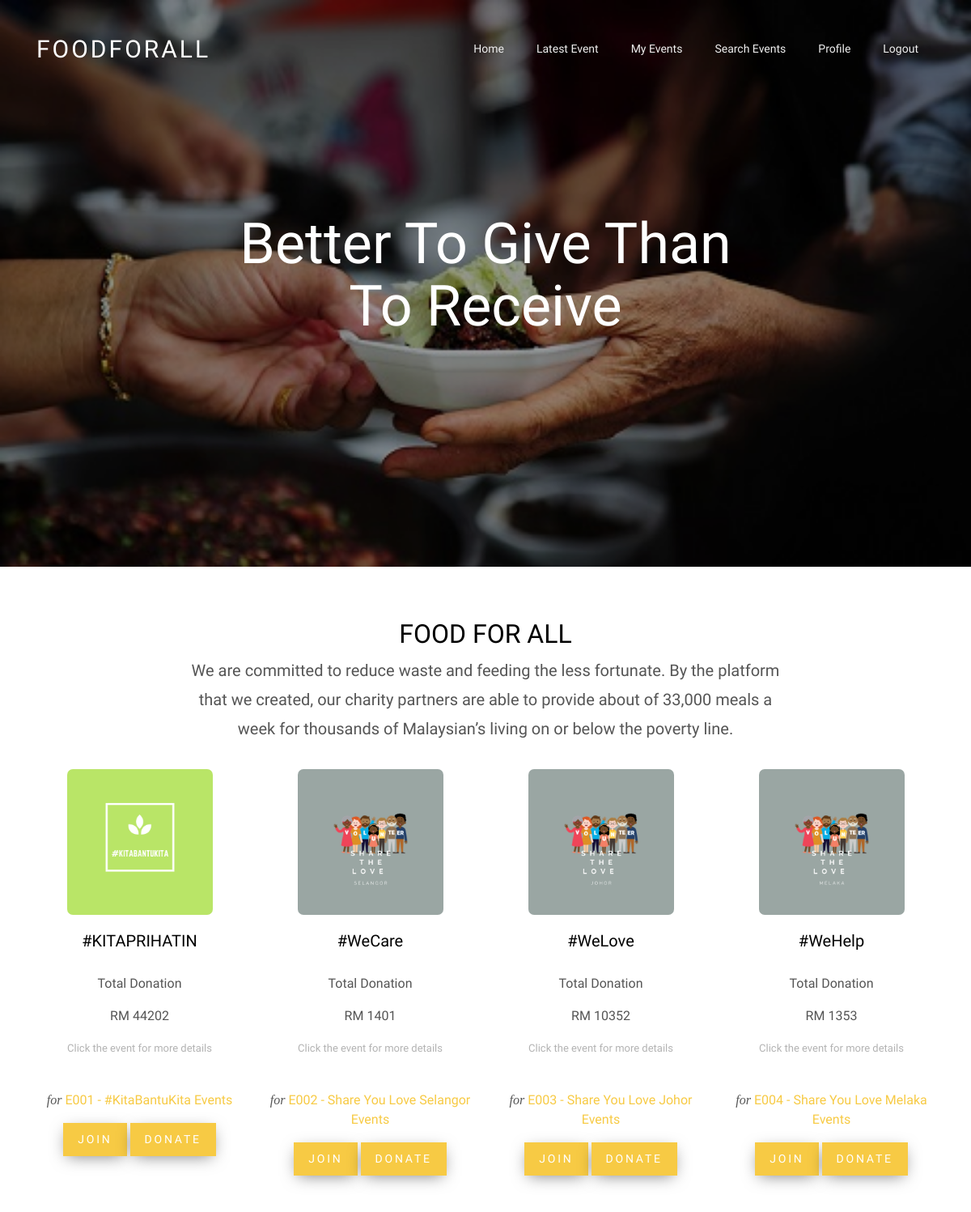
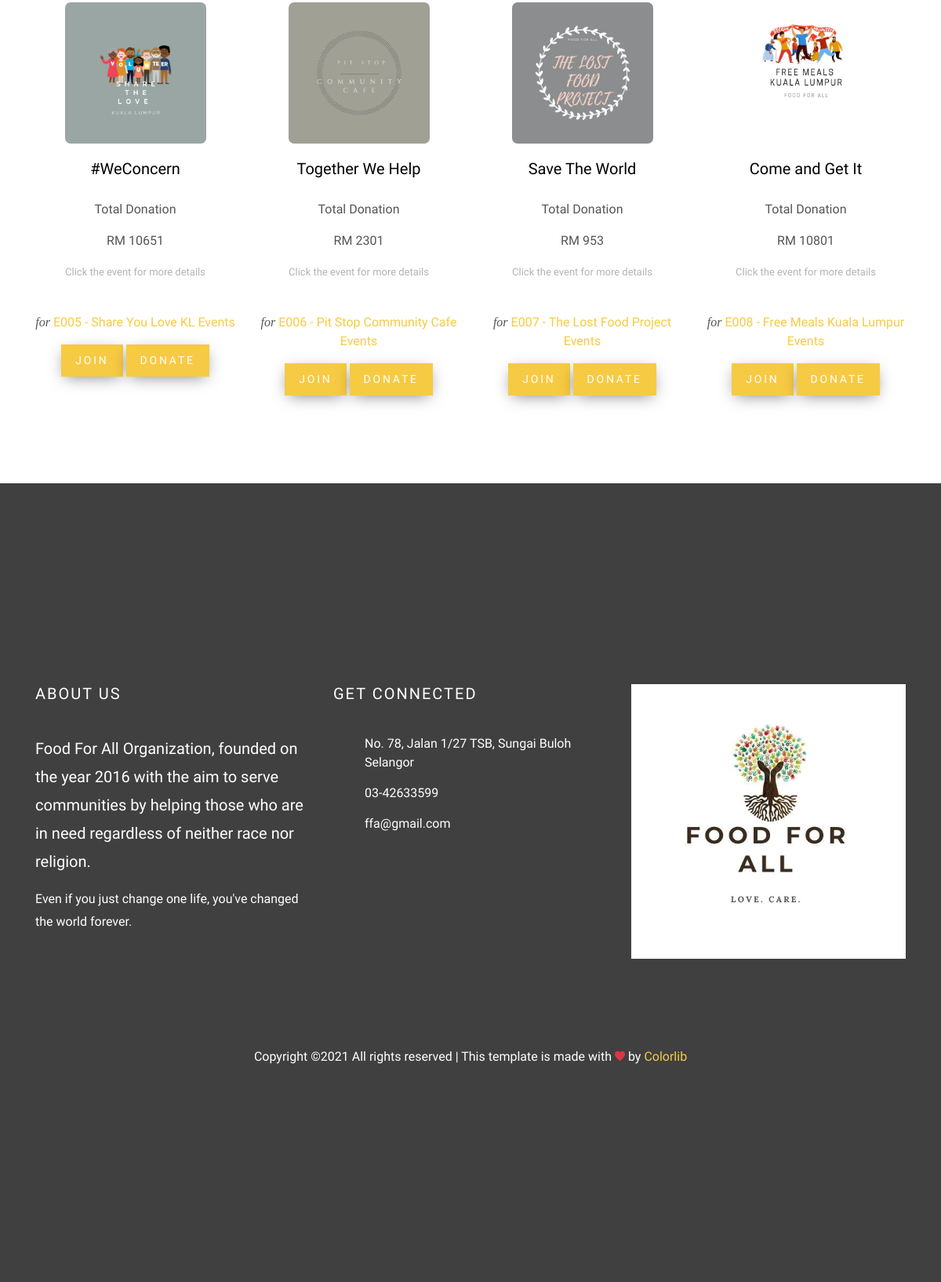
The page /charityhome/participanthome.php (signed in) on the database its author committed (2 pictures, top to bottom).
### tables this page shows
CREATE TABLE `event` (
  `eventid` varchar(10) NOT NULL,
  `eventname` varchar(255) NOT NULL,
  `eventstate` varchar(255) NOT NULL,
  `eventlocation` varchar(255) NOT NULL,
  `eventnumofpart` int(255) NOT NULL,
  `eventdate` date NOT NULL,
  `orgid` int(10) NOT NULL,
  `eventpic` varchar(255) NOT NULL,
  `eventtotaldonation` int(255) NOT NULL
);

### charityhome/participanthome.php (the view, shortened to what this page needs)
<!DOCTYPE html>
<html lang="en">
  <head>
    <link rel="stylesheet" href="css/open-iconic-bootstrap.min.css">
    <link rel="stylesheet" href="css/animate.css">
    <link rel="stylesheet" href="css/owl.carousel.min.css">
    <link rel="stylesheet" href="css/owl.theme.default.min.css">
    <link rel="stylesheet" href="css/magnific-popup.css">
    <link rel="stylesheet" href="css/aos.css">
    <link rel="stylesheet" href="css/ionicons.min.css">
    <link rel="stylesheet" href="css/bootstrap-datepicker.css">
    <link rel="stylesheet" href="css/jquery.timepicker.css">
    <link rel="stylesheet" href="css/flaticon.css">
    <link rel="stylesheet" href="css/icomoon.css">
    <link rel="stylesheet" href="css/fancybox.min.css">
    <link rel="stylesheet" href="css/bootstrap.css">
    <link rel="stylesheet" href="css/style.css">
  </head>
  <body>
  <?php include 'navigation.php'; ?>
  <div class="block-31" style="position: relative;">
    <div class="owl-carousel loop-block-31 ">
      <div class="block-30 block-30-sm item" style="background-image: url('images/banner.jpg');" data-stellar-background-ratio="0.5">
        <div class="container">
          <div class="row align-items-center justify-content-center text-center">
            <div class="col-md-7">
              <h2 class="heading">Better To Give Than To Receive</h2>
            </div>
          </div>
        </div>
      </div>
    </div>
  </div>
  <div class="site-section fund-raisers">
    <div class="container">
      <div class="row mb-3 justify-content-center">
        <div class="col-md-8 text-center">
          <h2>FOOD FOR ALL</h2>
          <p class="lead">We are committed to reduce waste and feeding the less fortunate. By the platform that we created, our charity partners are able to provide about of 33,000 meals a week for thousands of Malaysian’s living on or below the poverty line.</p>
        </div>
      </div>
      <div class="row">
        <div class="col-md-6 col-lg-3 mb-5">
          <div class="person-donate text-center">
			<div class="text-box">
					<?php
						$conn = OpenCon();
						$sql = "SELECT `eventname`,`eventid`, `eventtotaldonation` FROM `event` where `eventid` = 'E001'";
						$result = $conn->query($sql);
						if ($result->num_rows > 0) {
							while($row = $result->fetch_assoc())
							{
									$eventid = $row["eventid"];
									$eventname = $row["eventname"];
									$eventtotaldonation = $row["eventtotaldonation"];
							}
						}
						else {
							echo "Error in fetching data";
						}
					?>
					<img src="images/kbk.png" alt="Image placeholder" class="img-fluid">
						<div class="donate-info">
						  <h2>#KITAPRIHATIN</h2><br>
						  <p class="main-text">Total Donation</p>
						  <p class="main-text"><?php echo "RM ", $eventtotaldonation ?></p>
						  <span class="time d-block mb-3">Click the event for more details</span>
						  <p><span class="text-success"></span><br> <em>for </em> <?php echo "<a href=kitabantukita.php>$eventid - $eventname Events</a>" ?></p>
						   <button class="btn btn-primary px-3 py-2" value="Print" onclick="confirmJoin('<?php echo $eventid ?>')">JOIN</button>
						   <button class="btn btn-primary px-3 py-2" value="Print" onclick="confirmDonate('<?php echo $eventid ?>')">DONATE</button>
						</div>
			</div>
          </div>
        </div>
        <div class="col-md-6 col-lg-3 mb-5">
          <div class="person-donate text-center">
			<div class="text-box">
					<?php
						$conn = OpenCon();
						$sql = "SELECT `eventname`,`eventid`, `eventtotaldonation` FROM `event` where `eventid` = 'E002'";
						$result = $conn->query($sql);
						if ($result->num_rows > 0) {
							while($row = $result->fetch_assoc())
							{
									$eventid = $row["eventid"];
									$eventname = $row["eventname"];
									$eventtotaldonation = $row["eventtotaldonation"];
							}
						}
						else {
							echo "Error in fetching data";
						}
					?>
					 <img src="images/stls.png" alt="Image placeholder" class="img-fluid">
						<div class="donate-info">
						  <h2>#WeCare</h2><br>
						   <p class="main-text">Total Donation</p>
						   <p class="main-text"><?php echo "RM ", $eventtotaldonation ?></p>
						  <span class="time d-block mb-3">Click the event for more details</span>
						  <p><span class="text-success"></span><br> <em>for </em><?php echo "<a href=sharethelove.php>$eventid - $eventname Events</a>" ?></p>
							<button class="btn btn-primary px-3 py-2" value="Print" onclick="confirmJoin('<?php echo $eventid ?>')">JOIN</button>
						   <button class="btn btn-primary px-3 py-2" value="Print" onclick="confirmDonate('<?php echo $eventid ?>')">DONATE</button>
						</div>
            </div>
          </div>
        </div>
        <div class="col-md-6 col-lg-3 mb-5">
          <div class="person-donate text-center">
			<div class="text-box">
				<?php
					$conn = OpenCon();
					$sql = "SELECT `eventname`,`eventid`,`eventtotaldonation` FROM `event` where `eventid` = 'E003'";
					$result = $conn->query($sql);
					if ($result->num_rows > 0) {
						while($row = $result->fetch_assoc())
						{
								$eventname = $row["eventname"];
								$eventid = $row["eventid"];
								$eventtotaldonation = $row["eventtotaldonation"];
						}
					}
					else {
						echo "Error in fetching data";
					}
				?>
				<img src="images/stlj.png" alt="Image placeholder" class="img-fluid">
				<div class="donate-info">
				  <h2>#WeLove</h2><br>
				  <p class="main-text">Total Donation</p>
				  <p class="main-text"><?php echo "RM ", $eventtotaldonation ?></p>
				  <span class="time d-block mb-3">Click the event for more details</span>
				  <p><span class="text-success"></span><br> <em>for </em><?php echo "<a href=sharethelove.php>$eventid - $eventname Events</a>" ?></p>
				  <button class="btn btn-primary px-3 py-2" value="Print" onclick="confirmJoin('<?php echo $eventid ?>')">JOIN</button>
				   <button class="btn btn-primary px-3 py-2" value="Print" onclick="confirmDonate('<?php echo $eventid ?>')">DONATE</button>
				</div>
            </div>
          </div>
        </div>
        <div class="col-md-6 col-lg-3 mb-5">
          <div class="person-donate text-center">
			<div class="text-box">
				<?php
					$conn = OpenCon();
					$sql = "SELECT `eventname`,`eventid`, `eventtotaldonation` FROM `event` where `eventid` = 'E004'";
					$result = $conn->query($sql);
					if ($result->num_rows > 0) {
						while($row = $result->fetch_assoc())
						{
								$eventname = $row["eventname"];
								$eventid = $row["eventid"];
								$eventtotaldonation = $row["eventtotaldonation"];
						}
					}
					else {
						echo "Error in fetching data";
					}
				?>
				<img src="images/stlm.png" alt="Image placeholder" class="img-fluid">
					<div class="donate-info">
					  <h2>#WeHelp</h2><br>
					  <p class="main-text">Total Donation</p>
					  <p class="main-text"><?php echo "RM ", $eventtotaldonation ?></p>
					  <span class="time d-block mb-3">Click the event for more details</span>
					  <p><span class="text-success"></span><br> <em>for </em><?php echo "<a href=sharethelove.php>$eventid - $eventname Events</a>" ?></p>
					  <button class="btn btn-primary px-3 py-2" value="Print" onclick="confirmJoin('<?php echo $eventid ?>')">JOIN</button>
					   <button class="btn btn-primary px-3 py-2" value="Print" onclick="confirmDonate('<?php echo $eventid ?>')">DONATE</button>
					</div>
            </div>
          </div>
        </div>
        <div class="col-md-6 col-lg-3 mb-5">
          <div class="person-donate text-center">
			<div class="text-box">
				<?php
					$conn = OpenCon();
					$sql = "SELECT `eventname`,`eventid`, `eventtotaldonation` FROM `event` where `eventid` = 'E005'";
					$result = $conn->query($sql);
					if ($result->num_rows > 0) {
						while($row = $result->fetch_assoc())
						{
								$eventname = $row["eventname"];
								$eventid = $row["eventid"];
								$eventtotaldonation = $row["eventtotaldonation"];
						}
					}
					else {
						echo "Error in fetching data";
					}
				?>
				<img src="images/stlkl.png" alt="Image placeholder" class="img-fluid">
					<div class="donate-info">
					  <h2>#WeConcern</h2><br>
					  <p class="main-text">Total Donation</p>
					  <p class="main-text"><?php echo "RM ", $eventtotaldonation ?></p>
					  <span class="time d-block mb-3">Click the event for more details</span>
					  <p><span class="text-success"></span><br> <em>for </em><?php echo "<a href=sharethelove.php>$eventid - $eventname Events</a>" ?></p>
					  <button class="btn btn-primary px-3 py-2" value="Print" onclick="confirmJoin('<?php echo $eventid ?>')">JOIN</button>
					  <button class="btn btn-primary px-3 py-2" value="Print" onclick="confirmDonate('<?php echo $eventid ?>')">DONATE</button>
					</div>
			</div>
          </div>
		</div>
        <div class="col-md-6 col-lg-3 mb-5">
          <div class="person-donate text-center">
			<div class="text-box">
				<?php
					$conn = OpenCon();
					$sql = "SELECT `eventname`,`eventid`, `eventtotaldonation` FROM `event` where `eventid` = 'E006'";
					$result = $conn->query($sql);
					if ($result->num_rows > 0) {
						while($row = $result->fetch_assoc())
						{
								$eventname = $row["eventname"];
								$eventid = $row["eventid"];
								$eventtotaldonation = $row["eventtotaldonation"];
						}
					}
					else {
						echo "Error in fetching data";
					}
				?>
				<img src="images/pscc.png" alt="Image placeholder" class="img-fluid">
					<div class="donate-info">
					  <h2>Together We Help</h2><br>
					  <p class="main-text">Total Donation</p>
					  <p class="main-text"><?php echo "RM ", $eventtotaldonation ?></p>
					  <span class="time d-block mb-3">Click the event for more details</span>
					  <p><span class="text-success"></span><br> <em>for </em><?php echo "<a href=pitstopcommunity.php>$eventid - $eventname Events</a>" ?></p>
					  <button class="btn btn-primary px-3 py-2" value="Print" onclick="confirmJoin('<?php echo $eventid ?>')">JOIN</button>
					   <button class="btn btn-primary px-3 py-2" value="Print" onclick="confirmDonate('<?php echo $eventid ?>')">DONATE</button>
					</div>
			</div>
          </div>
        </div>
        <div class="col-md-6 col-lg-3 mb-5">
          <div class="person-donate text-center">
			<div class="text-box">
				<?php
					$conn = OpenCon();
					$sql = "SELECT `eventname`,`eventid`, `eventtotaldonation` FROM `event` where `eventid` = 'E007'";
					$result = $conn->query($sql);
					if ($result->num_rows > 0) {
						while($row = $result->fetch_assoc())
						{
								$eventname = $row["eventname"];
								$eventid = $row["eventid"];
								$eventtotaldonation = $row["eventtotaldonation"];
						}
					}
					else {
						echo "Error in fetching data";
					}
				?>
				<img src="images/tlfp.png" alt="Image placeholder" class="img-fluid">
					<div class="donate-info">
					  <h2>Save The World</h2><br>
					  <p class="main-text">Total Donation</p>
					  <p class="main-text"><?php echo "RM ", $eventtotaldonation ?></p>
					  <span class="time d-block mb-3">Click the event for more details</span>
					   <p><span class="text-success"></span><br> <em>for </em><?php echo "<a href=lostfoodproject.php>$eventid - $eventname Events</a>" ?></p>
					  <button class="btn btn-primary px-3 py-2" value="Print" onclick="confirmJoin('<?php echo $eventid ?>')">JOIN</button>
					  <button class="btn btn-primary px-3 py-2" value="Print" onclick="confirmDonate('<?php echo $eventid ?>')">DONATE</button>
					</div>
			</div>
          </div>
        </div>
        <div class="col-md-6 col-lg-3 mb-5">
          <div class="person-donate text-center">
			<div class="text-box">
				<?php
					$conn = OpenCon();
					$sql = "SELECT `eventname`,`eventid`, `eventtotaldonation` FROM `event` where `eventid` = 'E008'";
					$result = $conn->query($sql);
					if ($result->num_rows > 0) {
						while($row = $result->fetch_assoc())
						{
								$eventname = $row["eventname"];
								$eventid = $row["eventid"];
								$eventtotaldonation = $row["eventtotaldonation"];
						}
					}
					else {
						echo "Error in fetching data";
					}
				?>
				<img src="images/fmkl.png" alt="Image placeholder" class="img-fluid">
					<div class="donate-info">
					  <h2>Come and Get It</h2><br>
					  <p class="main-text">Total Donation</p>
					  <p class="main-text"><?php echo "RM ", $eventtotaldonation ?></p>
					  <span class="time d-block mb-3">Click the event for more details</span>
					  <p><span class="text-success"></span><br> <em>for </em><?php echo "<a href=freemealskl.php>$eventid - $eventname Events</a>" ?></p>
					  <button class="btn btn-primary px-3 py-2" value="Print" onclick="confirmJoin('<?php echo $eventid ?>')">JOIN</button>
					  <button class="btn btn-primary px-3 py-2" value="Print" onclick="confirmDonate('<?php echo $eventid ?>')">DONATE</button>
					</div>
			</div>
          </div>
        </div>
      </div>
    </div>
  </div>
  <footer class="footer">
    <?php include 'footer.php'; ?>
  </footer>
  </body>
</html>

### rows shown on the page
event: eventtotaldonation "44202", eventid "E001", eventname "#KitaBantuKita"
event: eventtotaldonation "1401", eventid "E002", eventname "Share You Love Selangor"
event: eventtotaldonation "10352", eventid "E003", eventname "Share You Love Johor"
event: eventtotaldonation "1353", eventid "E004", eventname "Share You Love Melaka"
event: eventtotaldonation "10651", eventid "E005", eventname "Share You Love KL"
event: eventtotaldonation "2301", eventid "E006", eventname "Pit Stop Community Cafe"
event: eventtotaldonation "953", eventid "E007", eventname "The Lost Food Project"
event: eventtotaldonation "10801", eventid "E008", eventname "Free Meals Kuala Lumpur"
